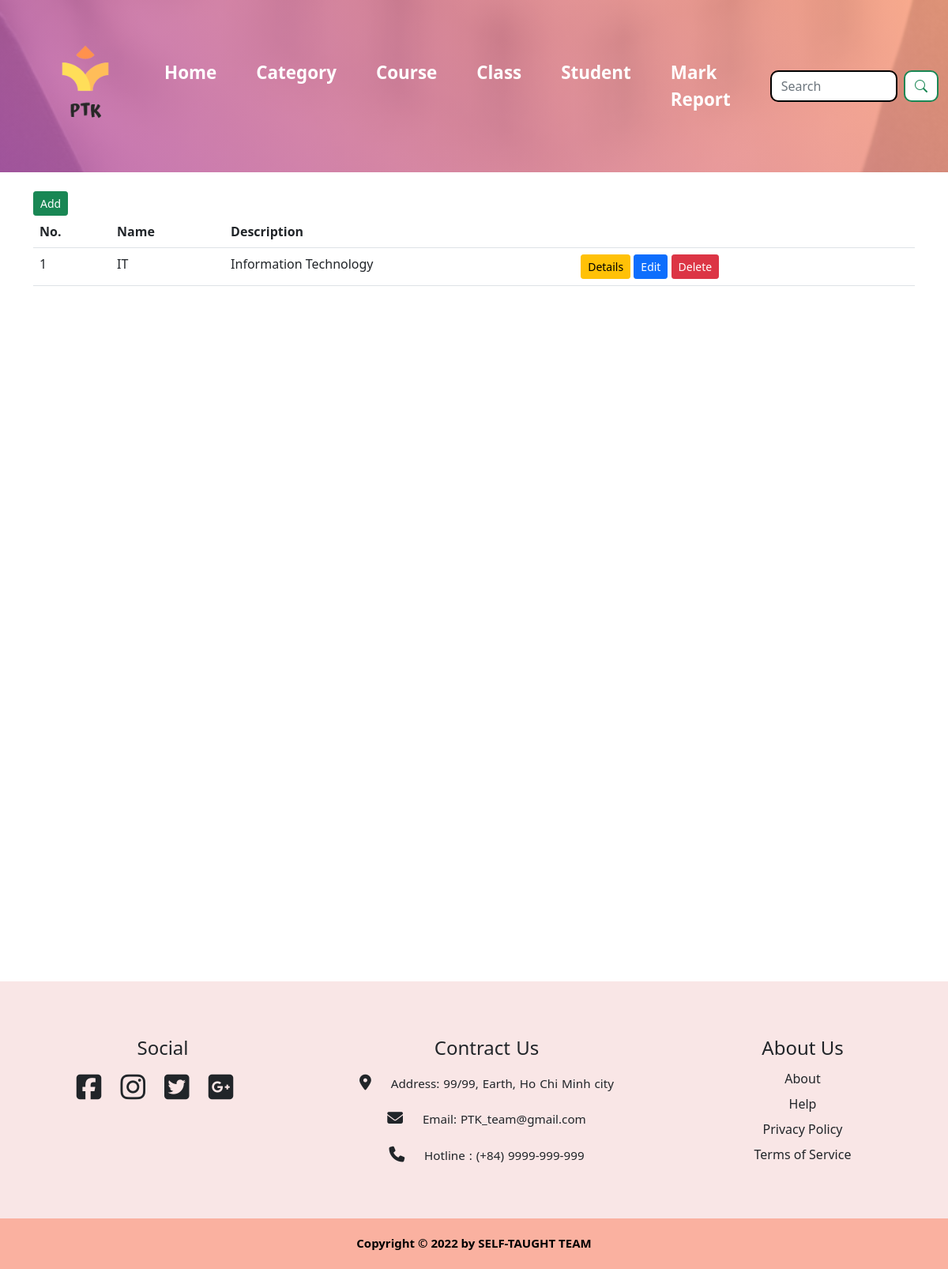
The app's page /category/, older data.
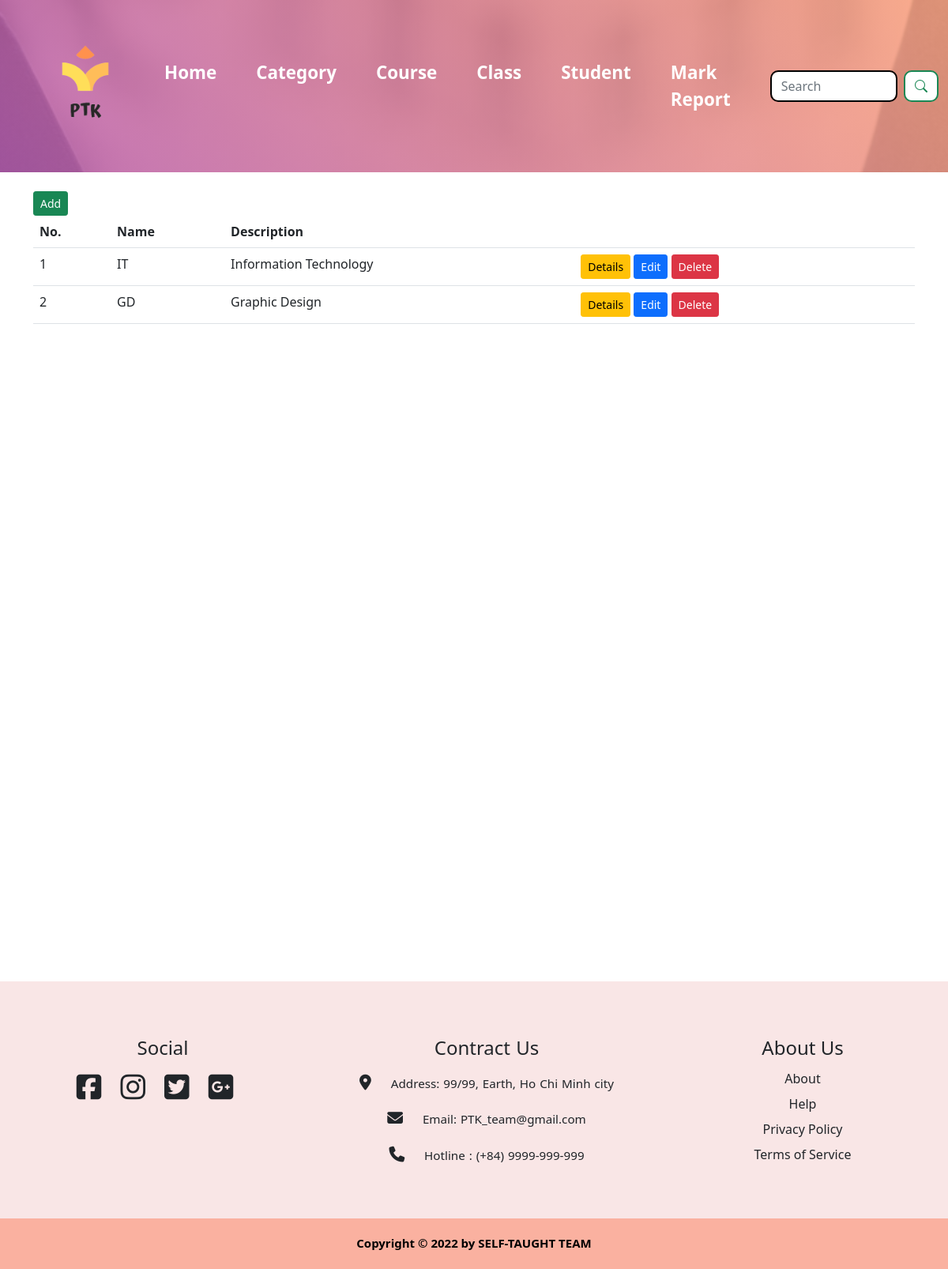
The same page, newer data.
### course/models.py (models this page shows, shortened)
class Category(models.Model):
    name = models.CharField(max_length=50)
    description = models.TextField()

### course/views.py (the view)
# urls.py: path("category/", views.category_index),
def category_index(request):
    categories = Category.objects.all()
    context = {"categories": categories}
    return render(request, "course/category/category_index.html", context)

### course/templates/course/category/category_index.html
{% extends 'base.html' %}
{% load static %}
{% block content %}
<link rel="stylesheet" href="{% static 'css/style.css' %}">
<a href="add" class="btn btn-sm btn-success">Add</a>
<table class="table">
    <tr>
        <th>No. </th>
        <th>Name</th>
        <th>Description</th>
        <th></th>
    </tr>
    {% for item in categories %}
    <tr>
        <td>{{forloop.counter}}</td>
        <td>{{item.name}}</td>
        <td>{{item.description}}</td>
        <td>
            <a href="{{item.id}}" class="btn btn-sm btn-warning">Details</a>
            <a href="edit/{{item.id}}" class="btn btn-sm btn-primary">Edit</a>
            <a href="delete/{{item.id}}" class="btn btn-sm btn-danger">Delete</a>
        </td>
    </tr>
    {% endfor %}
</table>
{% endblock content %}

Row changes from the older to the newer data that the page shows:
added Category: name "GD", description "Graphic Design"
